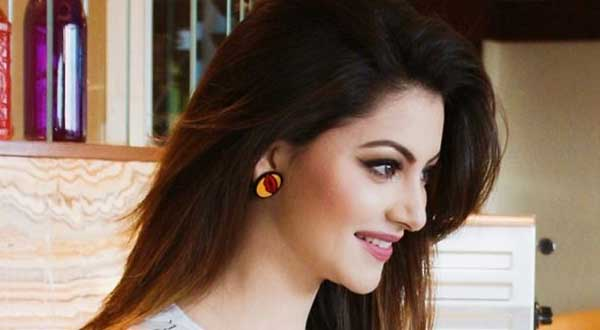
#> input picture uv.jpg, 600 x 330 px
$ jupyter execute images_02_9june.ipynb
#> lines starting #> are read from the running program, lines starting #| are printed output that depends on the picture
<a href="https://colab.research.google.com/github/sk4201/machinelearning/blob/Supervised/images_02_9june.ipynb" target="_parent"></a>

## COMPUTER VISION

[cell 1]
import cv2

import matplotlib.pyplot as plt

[cell 2]
# checking version
#print(cv2._version_ _)

[cell 3]
# image reading
img=cv2.imread("uv.jpg",1)
#> img is the input picture: shape (330, 600, 3); mean B, G, R 93.5, 107.3, 129.7
img1=cv2.imread("uv.jpg",0)
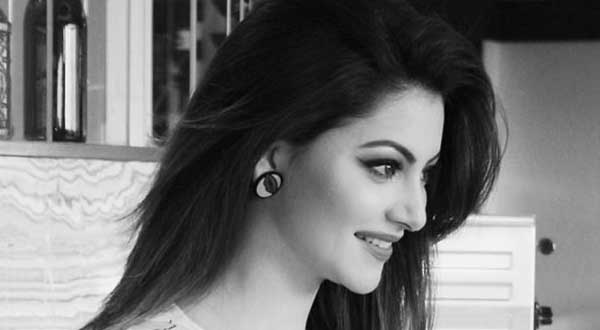
#> img1: shape (330, 600); min 0, max 252, mean 112.4
img2=cv2.imread("uv.jpg",-1)

# 1 means image  in same color channel --GRB OR RGB
# 0 means no color channel --Black & white -- GRAY image
# -1 maintain image transperancy
print(img)
#> (printed output is left out)

[cell 4]
# print shape
print(img.shape)
#| (330, 600, 3)

[cell 5]
#type
print(type(img))
#| <class 'numpy.ndarray'>

[cell 6]
# to display image
plt.imshow(img)

[cell 7]
plt.imshow(img1)

[cell 8]
plt.imshow(img2)

[cell 9]
plt.imshow(img[0:300,0:300])
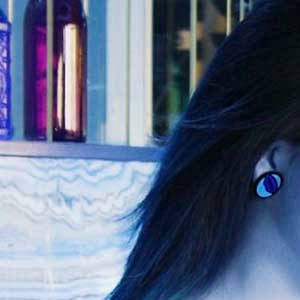
#> shown: shape (300, 300, 3); mean R, G, B 92.5, 105.1, 130.9

$ run again, with dog.jpg copied over uv.jpg
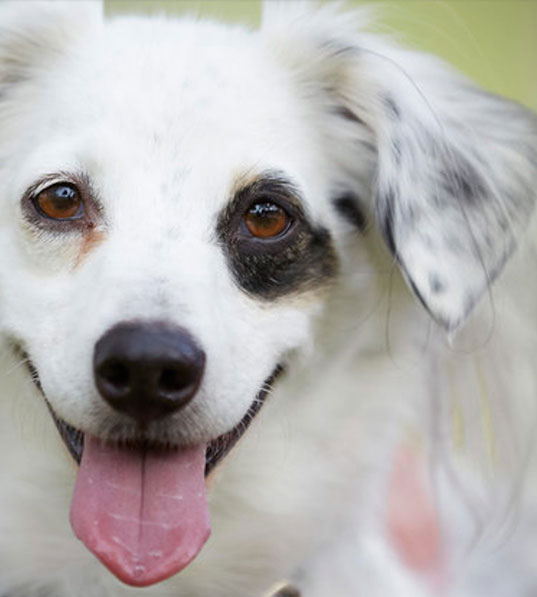
#> input picture dog.jpg, 537 x 597 px
#> img is the input picture: shape (597, 537, 3); mean B, G, R 176.6, 178.6, 181.6
#> `img1=cv2.imread("uv.jpg",0)`:
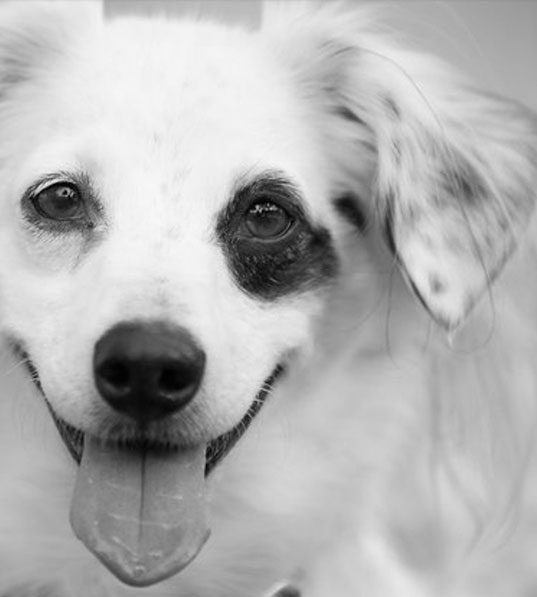
#> img1: shape (597, 537); min 0, max 248, mean 179.3
#> (printed output is left out)
#| (597, 537, 3)
#| <class 'numpy.ndarray'>
#> `[cell 9] plt.imshow(img[0:300,0:300])`:
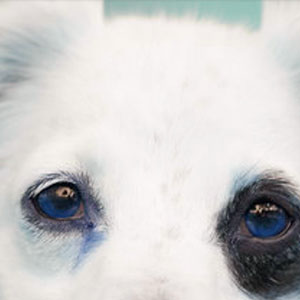
#> shown: shape (300, 300, 3); mean R, G, B 205.3, 204.4, 204
